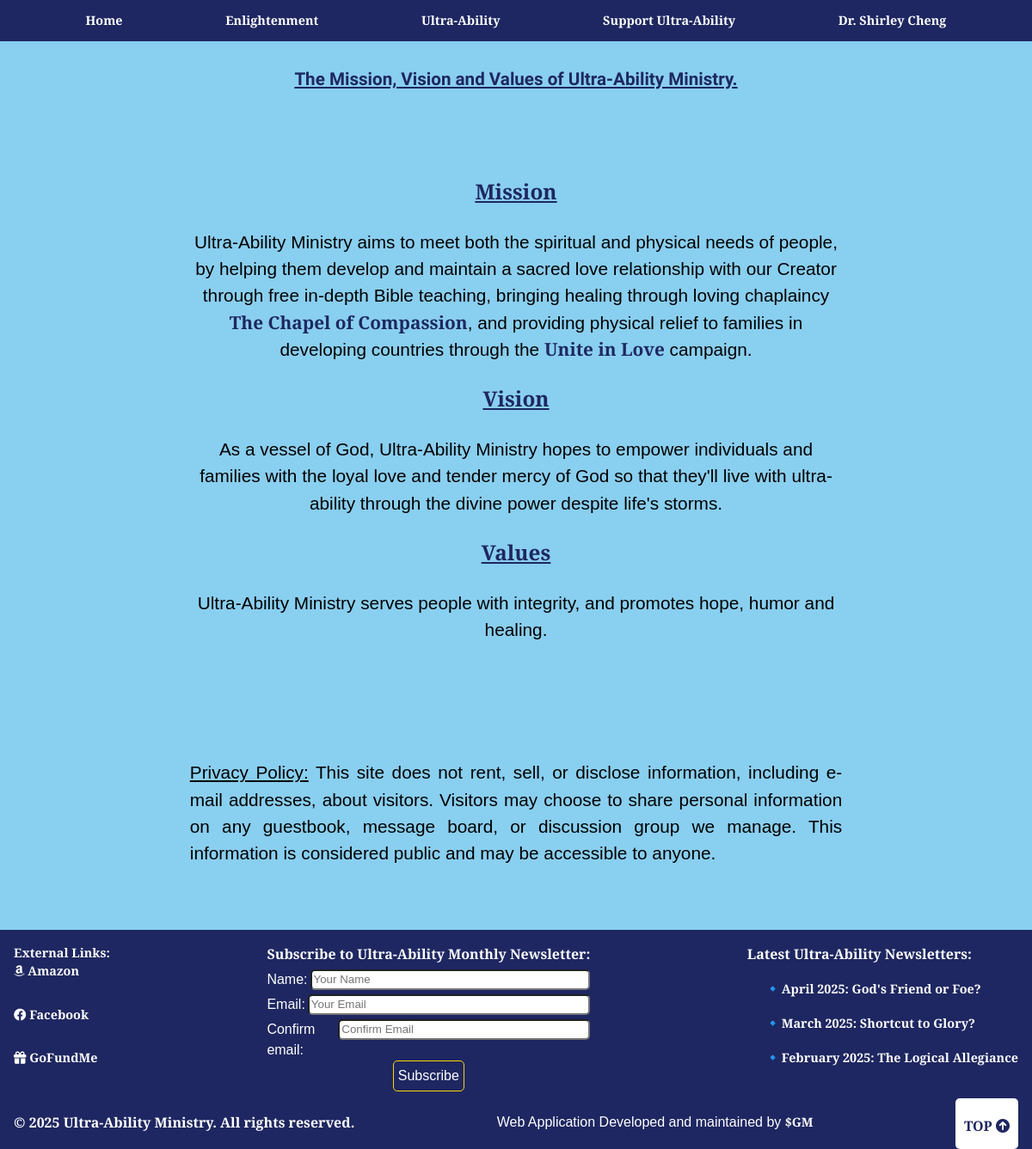
The app's page /ultra_ability/mission with its own data.
### ultra_ability/models.py (models this page shows, shortened)
class Newsletter(models.Model):
    class Status(models.TextChoices):
        DRAFT = "DF", "Draft"   #tuple assignment, choice1
        PUBLISHED = "PB", "Published"   #tuple assignment, choice2
    title = models.CharField(max_length=250)
    slug = models.SlugField(max_length=250, unique_for_date="publishTime")
    author = models.ForeignKey(User, on_delete=models.CASCADE, related_name="shirleyApp_newsletter")
    body = models.TextField()
    publishTime = models.DateTimeField(default=timezone.now)
    createdTime = models.DateTimeField(auto_now_add=True)
    updatedTime = models.DateTimeField(auto_now_add=True)
    status = models.CharField(max_length=2, choices=Status.choices, default=Status.DRAFT)
    objects = models.Manager() # the default, built-in model manager
    published = PublishedManager() # our custom model manager.
    class Meta:
        ordering = ["publishTime"]
        indexes = [
            models.Index(fields=["-publishTime"]),
        ]
    '''generate/retrieve the canonical, python object-specific URL'''
    def getAbsoluteUrl(self):
        return reverse("ultra_ability:newsletterURL", args=[self.publishTime.year, self.publishTime.month, self.slug])

### ultra_ability/views.py (the view)
# urls.py: path("mission", views.mission, name="missionURL"),
def mission(request):
    last2Newsletters = models.Newsletter.objects.all().order_by("-publishTime")[:3]
    form = forms.NewsletterSubscriptionForm()
    return render(request, "ultra_ability/mission.html", {"form":form, "last2Newsletters":last2Newsletters})

### ultra_ability/forms.py (shortened to what this page needs)
class NewsletterSubscriptionForm(forms.Form):
    name = forms.CharField(max_length=100, required=True, widget=forms.TextInput(attrs={'class': 'input-field', 'placeholder': 'Your Name'}))
    email = forms.EmailField(required=True, widget=forms.EmailInput(attrs={'class': 'input-field', 'placeholder': 'Your Email'}))
    confirm_email = forms.EmailField(required=True, widget=forms.EmailInput(attrs={'class': 'input-field', 'placeholder': 'Confirm Email'}))

### ultra_ability/templates/ultra_ability/mission.html (shortened to what this page needs)
{% load static %}
<!DOCTYPE html>
<html lang="en">
<head>
    <link rel="stylesheet" href="{% static 'ultra_ability/CSS/styles.css' %}">
    <link rel="stylesheet" href="https://cdnjs.cloudflare.com/ajax/libs/font-awesome/6.0.0/css/all.min.css">
</head>
<body id="body">
    <nav>
        <div class="nav-container">
            <div class="dropdown">
                <a href="{% url 'ultra_ability:indexURL' %}">Home</a>
            </div>
            <div class="dropdown">
                <a href="#">Enlightenment</a>
            </div>
            <div class="dropdown">
                <a href="#">Ultra-Ability</a>
            </div>
            <div class="dropdown">
                <a href="#">Support Ultra-Ability</a>
            </div>
            <div class="dropdown">
                <a href="#">Dr. Shirley Cheng</a>
            </div>
        </div>
    </nav>
    <section>
        <div id="hero" class="hero">
            <h3 style="text-align: center;"> The Mission, Vision and Values of Ultra-Ability Ministry.</h3>
        </div>
    </section>
    <main class="content" style="max-width: 50rem; margin: auto;">
        <div class="container">
            <h3 style="text-align: center;"><b>Mission</b></h3>
            <p style="text-align: center;">Ultra-Ability Ministry aims to meet both the spiritual and physical needs of people, by helping them develop and maintain a sacred love relationship with our Creator through free in-depth Bible teaching, bringing healing through loving chaplaincy <a href="{% url 'ultra_ability:indexURL' %}">The Chapel of Compassion</a>, and providing physical relief to families in developing countries through the <a href="https://gofundme.com/f/uniteinlove37" target="_blank">Unite in Love</a> campaign.</p>
            <h3 style="text-align: center;"><b>Vision</b></h3>
            <p style="text-align: center;">As a vessel of God, Ultra-Ability Ministry hopes to empower individuals and families with the loyal love and tender mercy of God so that they'll live with ultra-ability through the divine power despite life's storms.</p>
            <h3 style="text-align: center;"><b>Values</b></h3>
            <p style="text-align: center;">Ultra-Ability Ministry serves people with integrity, and promotes hope, humor and healing.</p>
            <br>
            <br>
            <br>
            <p><u>Privacy Policy:</u> This site does not rent, sell, or disclose information, including e-mail addresses, about visitors. Visitors may choose to share personal information on any guestbook, message board, or discussion group we manage. This information is considered public and may be accessible to anyone.
        </div>
    </main>
    <footer>
         <div class="footer-container">
            <div class="footer-top">
                <div class="external-links">
                    <b>External Links: </b>
                    <a href="https://www.amazon.com/author/shirleycheng" target="_blank"><i class="fab fa-amazon"></i><b> Amazon</b></a>
                    <a href="https://facebook.com/drshirleycheng" target="_blank"><i class="fab fa-facebook"></i><b> Facebook</b></a>
                    <a href="https://www.gofundme.com/f/uniteinlove37" target="_blank"><i class="fas fa-gift"></i><b> GoFundMe</b></a>
                </div>
                <div class="subscription-form">
                    <form action="{% url 'ultra_ability:subscribe_newsletter' %}" method="post">
                        <b>Subscribe to Ultra-Ability Monthly Newsletter:</b>
                        <div class="form-group">
                            {{ form.name.label_tag }}
                            {{ form.name }}
                        </div>
                        <div class="form-group">
                            {{ form.email.label_tag }}
                            {{ form.email }}
                        </div>
                        <div class="form-group">
                            {{ form.confirm_email.label_tag }}
                            {{ form.confirm_email }}
                        </div>
                        <div style="text-align: center;"><button style=" border:1px solid gold;border-radius:5px;padding:5px;" type="submit">Subscribe</button></div>
                    </form>
                </div>
                <div class="latestNewsLetters">
                    <b>Latest Ultra-Ability Newsletters:</b>
                    {% for i in last2Newsletters %}
                    <ul>
                        <li style="font-size: medium;"><a href="{{ i.getAbsoluteUrl }}"> {{ i.title}}</a></li>
                    </ul>
                    {% endfor %}
                </div>
            </div>
            <div class="footer-bottom">
                <div class="copyright">
                    <p><b>&copy; <span id="currentYear"></span> Ultra-Ability Ministry. All rights reserved.</b></p>
                </div>
                <div class="developer">
                    <p> Web Application Developed and maintained by <a href="https://www.linkedin.com/in/gideon-unique-a3b03b19a?utm_source=share&utm_campaign=share_via&utm_content=profile&utm_medium=ios_app" target="_blank"><b>$GM</b></a></p>
                </div>
                <div class="backToTop">
                    <button onclick="scrollToTop()" style="padding: 20px 10px 15px 10px"><b>TOP <i class="fa-solid fa-circle-arrow-up"></i></b></button>
                </div>
            </div>
         </div>
    </footer>
</body>
</html>

### ultra_ability/static/ultra_ability/CSS/styles.css (style rules this page uses)
* { box-sizing: border-box; }
html { font-size: 16px; line-height: 1.5; scroll-behavior: smooth; margin: 0; padding: 0; max-width:100%; }
body { width: 100%; font-family: "EB Garamond", "Verdana", sans-serif; color: #000; overflow-x:auto; margin: 0; padding: 0; }
a { text-decoration: none; color: inherit; }
button { all: unset; cursor: pointer; }
body { width: 100%; display: flex; flex-direction: column; gap: 2rem; font-size: 1.3rem; font-weight:500; background-color:#89CFF0;text-align: justify; }
main { width:100%; max-width: 50rem; margin:0 auto; padding:1.3rem; }
.hero { width:100%; height: auto; padding-top: 1rem; font-size: 1.1rem; max-width: 50rem; margin: 0 auto; }
.nav-container { width: 100%; height: auto; display: flex; flex-direction: row; justify-content: space-evenly; font-size: 1rem; background-color:#1E2761; position: fixed; padding: 0.2rem 0; }
.nav-container a { text-decoration: none; padding: 10px 20px; color: #FFFFFF;; display: block; font-size: 0.9rem; font-weight: bold; }
.nav-container .dropdown { position: relative; display: inline-block; width: auto; }
.hero { padding-top:1.5rem; max-width: 50rem; margin: auto; }
.hero h3 { font-family: "Merienda", "Verdana", sans-serif; font-weight: bold; text-decoration: underline; background-color: inherit; color: #1E2761; }
h3 { font-weight: bold; text-align: center; background-color: #1E2761; color: #fff; border-radius: 3px; }
nav, footer { font-size: 1rem; }
ul { list-style-type: "🔹"; }
body a { color: #1E2761; font-weight: bold; }
.footer-container { width:100%; height: auto; display: flex; flex-direction: column; gap: 0.5rem; padding: 1rem 1rem 0 1rem; background-color: #1E2761; color: #fff; }
.footer-top { display: flex; flex-direction: row; width: 100%; height: auto; justify-content: space-between; }
.footer-bottom { display: flex; flex-direction: row; gap: 10px; width: 100%; height: auto; justify-content: space-between; }
.footer-top .external-links { display: flex; flex-direction: column; font-size: 0.9rem; font-weight: bold; }
.footer-top form .input-field { width:100%; border-radius: 5px; height: 1.5rem; }
.footer-top form .form-group { display:flex; flex-direction:row; gap:3px; margin-top:5px; }
.footer-container .footer-bottom .backToTop { background-color: #fff; color: #1E2761; font-weight: bold; border-radius: 5px; }
.footer-container a { text-decoration: none; color: #FFFFFF;; font-size: 0.9rem; font-weight: bold; }

### ultra_ability/templates/ultra_ability/mission.html (style rules this page uses)
.content { margin: 1rem; }
.content h3 { text-decoration: underline; background-color: inherit; color: #1E2761; }

### records on screen
Newsletter: title "April 2025: God's Friend or Foe?"
Newsletter: title "March 2025: Shortcut to Glory?"
Newsletter: title "February 2025: The Logical Allegiance"
